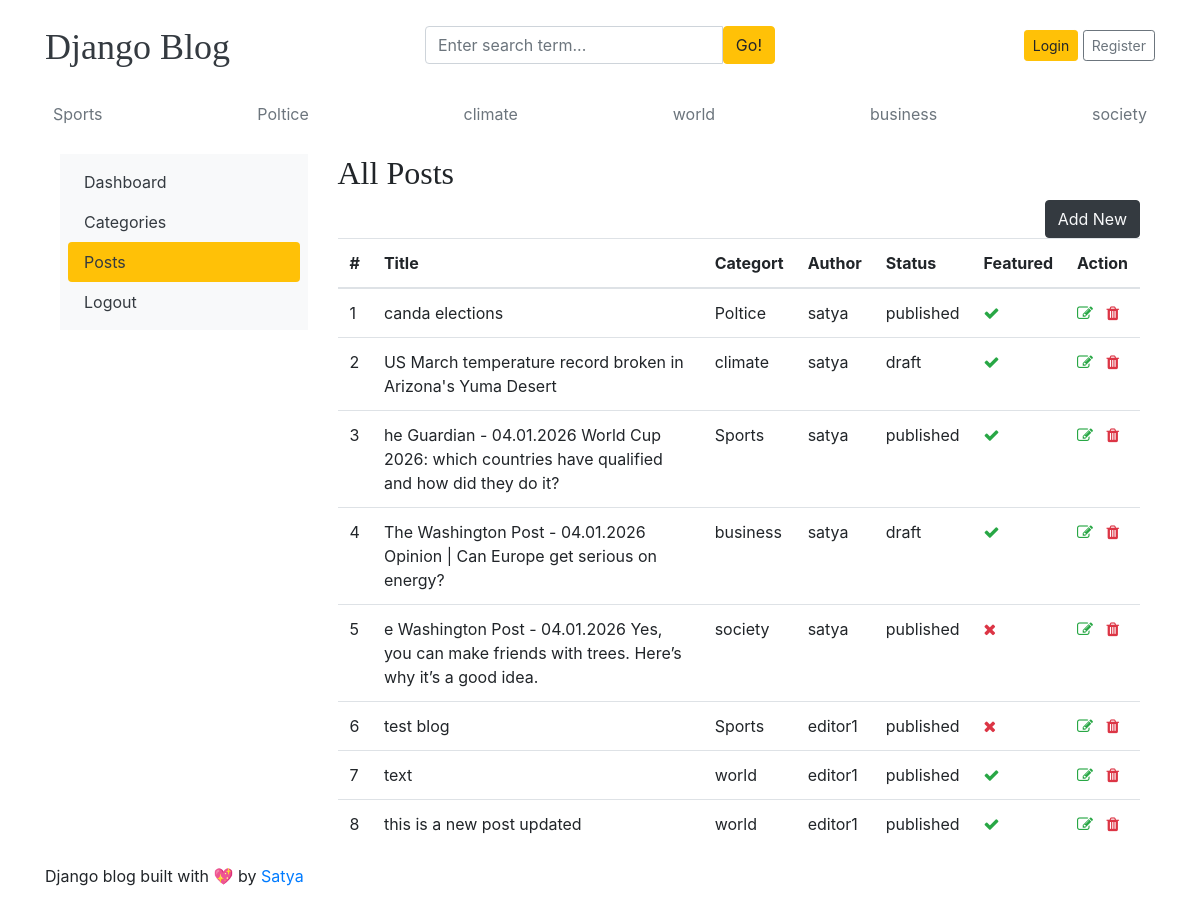
The app's page /dashboard/posts/, older data.
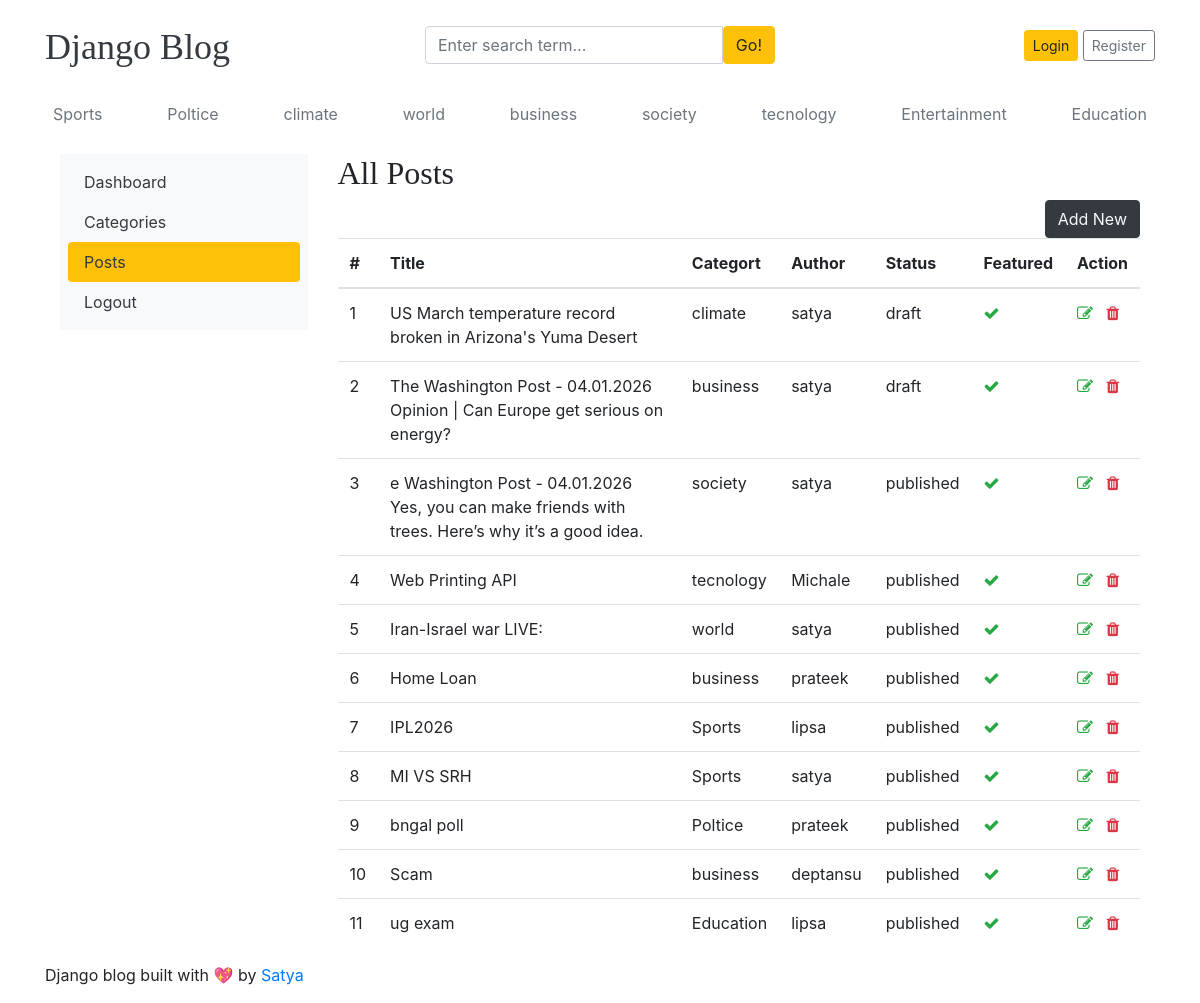
The same page, newer data.
### blogs/models.py (models this page shows, shortened)
class Category(models.Model):
    category_name = models.CharField(max_length=50, unique=True)
    created_at = models.DateTimeField(auto_now_add=True)
    updated_at = models.DateTimeField(auto_now=True)
    class Meta:
        verbose_name_plural = 'categories'
    def __str__(self):
        return self.category_name

class Blog(models.Model):
    title = models.CharField(max_length=100)
    slug = models.SlugField(max_length=150, unique=True, blank=True)
    category = models.ForeignKey(Category, on_delete=models.CASCADE)
    author = models.ForeignKey(User, on_delete=models.CASCADE)
    featured_image = CloudinaryField('image')
    short_description = models.TextField(max_length=500)
    blog_body = models.TextField(max_length=2000)
    status = models.CharField(max_length=100, choices=STATUS_CHOICES, default="draft")
    is_featured = models.BooleanField(default=False)
    created_at = models.DateTimeField(auto_now_add=True)
    updated_at = models.DateTimeField(auto_now=True)

### dashboards/views.py (the view)
# urls.py: path('posts/',views.posts, name='posts'),
def posts(request):
    posts = Blog.objects.all()
    context={
        'posts':posts,
    }
    return render(request,'dashboard/posts.html',context)

### blogs/context_processors.py (called while the page is built)
def get_categories(request):
    categories = Category.objects.all()
    return dict(categories=categories)

def get_social_links(request):
    social_links = SocialLink.objects.all()
    return dict(social_links=social_links)

### templates/dashboard/posts.html (shortened to what this page needs)
{% extends "base.html" %}
{%block content %}
<div class="row">
 {% include 'dashboard/sidebar.html'%}
     <div class="col-md-9">
        <h2>All Posts</h2>
        <a href="{% url 'add_post' %}" class="btn btn-dark text-light float-right"> Add New</a>
        <table class="table table-hover">
  <thead>
    <tr>
      <th >#</th>
      <th >Title</th>
      <th >Categort</th>
      <th >Author</th>
      <th>Status</th>
      <th>Featured</th>
      <th> Action </th>
    </tr>
  </thead>
  <tbody>
    {%for post in posts%}
    <tr>
      <td >{{forloop.counter}}</td>
      <td>{{post.title}}</td>
      <td>{{post.category}}</td>
      <td>{{post.author}}</td>
      <td>{{post.status}}</td>
      <td>{% if post.is_featured%}<i class="fa fa-check text-success">{% else %}<i class="fa fa-times text-danger">{% endif %}</td>
      <td>
          <a href="{% url 'edit_post' post.id%}"><i class="fa fa-edit text-success"></i></a>
         <a href="{% url 'delete_post' post.id %}"> <i class="fa fa-trash text-danger"></i></a>
      </td>
    </tr>
    {% endfor %}
  </tbody>
</table>
     </div>
 </div>
{% endblock %}

### templates/base.html (shortened to what this page needs)
{% load static %}
<!DOCTYPE html>
<html lang="en">
<head>
    <link href="https://getbootstrap.com/docs/4.0/dist/css/bootstrap.min.css" rel="stylesheet">
    <link href="{% static 'css/blog.css' %}" rel="stylesheet">
    <link rel="stylesheet" href="https://cdnjs.cloudflare.com/ajax/libs/font-awesome/4.7.0/css/font-awesome.min.css">
  </head>
<body>
    <div class="container">
      <header class="blog-header py-3">
        <div class="row flex-nowrap justify-content-between align-items-center">
          <div class="col-4 pt-1">
            <a class="blog-header-logo text-dark" href="/">Django Blog</a>
          </div>
          <div class="col-4">
            <form action="{% url 'search' %}" method="GET">
              <div class="input-group">
                <input class="form-control" type="text" name="keyword" value="{{ keyword }}" placeholder="Enter search term..." aria-label="Enter search term..." aria-describedby="button-search" />
                <button type="submit" class="btn btn-warning" id="button-search" type="button">Go!</button>
            </div>
            </form>
          </div>
          <div class="col-4 d-flex justify-content-end align-items-center">
            {% if not user.is_authenticated %}
            <a class="btn btn-sm btn-warning" href="{% url 'login' %}">Login</a> &nbsp;
            <a class="btn btn-sm btn-outline-secondary" href="{% url 'register' %}">Register</a>
            {% else %}
            <span><a href="{% url 'dashboard' %}">Dashboard</a></span>
            &emsp;
            <span><a href="{% url 'logout' %}">Logout</a></span>
            {% endif %}
          </div>
        </div>
      </header>
      <div class="nav-scroller py-1 mb-2">
        <nav class="nav d-flex justify-content-between">
          {% for cat in categories %}
          <a class="p-2 text-muted" href="{% url 'posts_by_category' cat.id %}">{{ cat.category_name }}</a>
          {% endfor %}
        </nav>
      </div>
<div class="container mt-3">
    {% block content %}
    {% endblock %}
</div>
<footer class="blog-footer">
    <p>Django blog built with 💖 by <a href="#">Satya</a></p>
  </footer>
  </body>
  </html>

### templates/dashboard/sidebar.html (shortened to what this page needs)
<div class="col-md-3">
    <div class="bg-light p-2 min-vh-100">
        <div class="nav flex-column nav-pills">
            <a href="{% url 'dashboard' %}"
               class="nav-link text-dark {% if '/dashboard/' == request.path %}bg-warning text-dark{% endif %}">
                Dashboard
            </a>
            <a href="{% url 'categories' %}"
               class="nav-link text-dark {% if '/categories/' in request.path %}bg-warning text-dark{% endif %}">
                Categories
            </a>
            <a href="{% url 'posts' %}"
               class="nav-link text-dark {% if '/posts/' in request.path %}bg-warning text-dark{% endif %}">
                Posts
            </a>
            <a href="{% url 'logout' %}" class="nav-link text-dark">
                Logout
            </a>
        </div>
    </div>
</div>

### static/css/blog.css (style rules this page uses)
.blog-header-logo { font-family: "Playfair Display", Georgia, "Times New Roman", serif; font-size: 2.25rem; }
h1, h2, h3, h4, h5, h6 { font-family: "Playfair Display", Georgia, "Times New Roman", serif; }

Row changes from the older to the newer data that the page shows:
removed Blog: title "canda elections", category "Poltice", author "satya", status "published", is_featured True (drawn)
removed Blog: title "he Guardian - 04.01.2026 World Cup 2026: which countries have qualified and how did they do it?", category "Sports", author "satya", status "published", is_featured True (drawn)
removed Blog: title "test blog", category "Sports", author "editor1", status "published", is_featured False (drawn)
removed Blog: title "text", category "world", author "editor1", status "published", is_featured True (drawn)
added Category: category_name "tecnology"
added Category: category_name "Entertainment"
added Category: category_name "Education"
changed Blog "society": is_featured False → True (drawn)
changed Blog: title "this is a new post updated" → "Web Printing API"; category "world" → "tecnology"; author "editor1" → "Michale"
added Blog: title "Iran-Israel war LIVE:", category "world", author "satya", status "published", is_featured True (drawn)
added Blog: title "Home Loan", category "business", author "prateek", status "published", is_featured True (drawn)
added Blog: title "IPL2026", category "Sports", author "lipsa", status "published", is_featured True (drawn)
added Blog: title "MI VS SRH", category "Sports", author "satya", status "published", is_featured True (drawn)
added Blog: title "bngal poll", category "Poltice", author "prateek", status "published", is_featured True (drawn)
added Blog: title "Scam", category "business", author "deptansu", status "published", is_featured True (drawn)
added Blog: title "ug exam", category "Education", author "lipsa", status "published", is_featured True (drawn)
